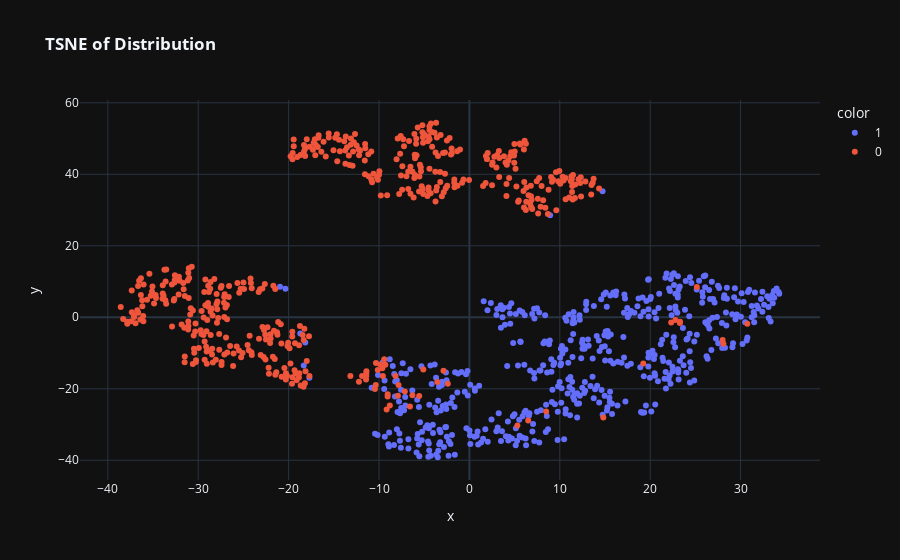

Here is the notebook cell this chart was saved with:
### Markdown cell above
## Visualization of initial data

### Code cell
from sklearn.manifold import TSNE
import plotly.express as px

colors = list(map(lambda e: str(int(e)), y))

if x.shape[1] <= 2:
    fig = px.scatter(x=x[:, 0], y=x[:, 1], title='<b>Initial Distribution</b>', color=colors)

else:
    tsne_x = TSNE().fit_transform(x)
    fig = px.scatter(x=tsne_x[:, 0], y=tsne_x[:, 1], title='<b>TSNE of Distribution</b>', color=colors)

fig.show()

### Figure 1 — Plotly figure (JSON) as saved in the notebook; plotly's stock layout.template omitted (floating-point values rounded to 4 significant figures; data arrays with more than 128 entries replaced by an {"elided": "..."} marker saying what was removed)
{"data": [{"hovertemplate": "color=1<br>x=%{x}<br>y=%{y}<extra></extra>", "legendgroup": "1", "marker": {"color": "#636efa", "symbol": "circle"}, "mode": "markers", "name": "1", "orientation": "v", "showlegend": true, "x": {"elided": "499 float values"}, "xaxis": "x", "y": {"elided": "499 float values"}, "yaxis": "y", "type": "scatter"}, {"hovertemplate": "color=0<br>x=%{x}<br>y=%{y}<extra></extra>", "legendgroup": "0", "marker": {"color": "#EF553B", "symbol": "circle"}, "mode": "markers", "name": "0", "orientation": "v", "showlegend": true, "x": {"elided": "501 float values"}, "xaxis": "x", "y": {"elided": "501 float values"}, "yaxis": "y", "type": "scatter"}], "layout": {"xaxis": {"anchor": "y", "domain": [0.0, 1.0], "title": {"text": "x"}}, "yaxis": {"anchor": "x", "domain": [0.0, 1.0], "title": {"text": "y"}}, "legend": {"title": {"text": "color"}, "tracegroupgap": 0}, "title": {"text": "<b>TSNE of Distribution</b>"}}}
